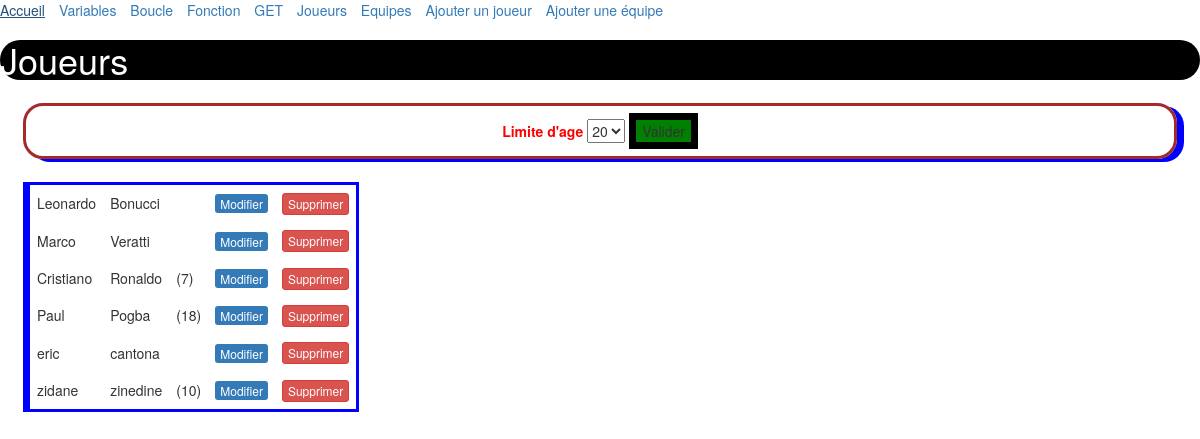
The app's page /_joueurs.php with its own data.
### tables this page shows
CREATE TABLE `joueur` (
  `id` int(11) NOT NULL,
  `nom` varchar(255) NOT NULL,
  `prenom` varchar(255) NOT NULL,
  `age` int(11) NOT NULL,
  `numeros_maillot` int(3) NOT NULL
);

### _joueurs.php (the view, shortened to what this page needs)
<?php
include 'includes/header.php';
include 'includes/menu.php';
$db = new PDO('mysql:host=localhost;dbname=formation-poec', 'root', '');
if (isset($ageLimit)){
	$query = $db->prepare('SELECT * FROM joueur WHERE age < '.$ageLimit);
}
else{
	$query = $db->prepare('SELECT * FROM joueur');
}
$query->execute();
?>
<h1>Joueurs</h1>
<div>
	<form>
		<label>Limite d'age</label>
		<select name="ageLimit">
			<option value='20'>20</option>
		</select>
		<input type="submit" value="Valider">
	</form>
</div>
<table>
<?php
while($joueur = $query->fetch()){
	$numeros=$joueur["numeros_maillot"];
	echo '<tr>';
	echo'<td>' . $joueur["prenom"] . ' ' . '  </td><td>'.' ' . $joueur["nom"] .'</td>';
	$condition = $numeros > 0 && $numeros < 1000;
	if ($condition) {
		echo'<td> ' . ' (' . $numeros . ')</td>';
	}
	else{
		echo'<td></td>';
	}
	echo '<td><a class="btn-primary btn-xs" href="updatePlayer.php?id='.$joueur["id"].'"> Modifier</a></td>';
	echo '<td><a class="btn btn-danger btn-xs" href="deletePlayer.php?id='.$joueur["id"].'"> Supprimer</a></td>';
	echo '</tr>';
}
?>
</table>
<?php include 'includes/footer.php'; ?>

### includes/header.php (shortened to what this page needs)
<!DOCTYPE html>
<html>
<head>
	<link rel="stylesheet" type="text/css" href="https://maxcdn.bootstrapcdn.com/bootstrap/3.3.7/css/bootstrap.min.css">
	<link rel="stylesheet" type="text/css" href="css/styles.css">
</head>
<body>

### includes/menu.php (shortened to what this page needs)
<?php
	$menus=[
			['href'=>'index.php', 'label' => 'Accueil'],
			['href'=>'variables.php', 'label' => 'Variables'],
			['href'=>'boucle.php', 'label' => 'Boucle'],
			['href'=>'fonction.php', 'label' => 'Fonction'],
			['href'=>'get.php?country=italie&sport=football', 'label' => 'GET'],
			['href'=>'joueurs.php', 'label' => 'Joueurs'],
			['href'=>'equipes.php', 'label' => 'Equipes'],
			['href'=>'addPlayer.php', 'label' => 'Ajouter un joueur'],
			['href'=>'addTeam.php', 'label' => 'Ajouter une équipe']
		];
?>
<nav>
	<ul class="list-inline">
		<?php foreach ($menus as $menu): ?>
			<li>
				<a href="<?php echo $menu['href']; ?>">
					<?php echo $menu['label']; ?>
				</a>
			</li>
		<?php endforeach ?>
	</ul>
</nav>

### includes/footer.php
</body>
</html>

### css/styles.css (style rules this page uses)
h1 { background:black; color:white; border-radius:30px; }
label { color:red; }
input { border:7px black solid; background: green; }
form { border:3px brown solid; margin: 23px; border-radius:20px; padding: 7px; text-align: center; box-shadow: 7px 3px blue; }
table { border: 3px blue solid; margin-left: 23px; border-collapse: collapse; border-left-width:7px; }
td { border: 20px; padding: 7px; }

### records on screen
joueur: prenom "Leonardo", nom "Bonucci"
joueur: prenom "Marco", nom "Veratti"
joueur: prenom "Cristiano", nom "Ronaldo", numeros_maillot "7"
joueur: prenom "Paul", nom "Pogba", numeros_maillot "18"
joueur: prenom "eric", nom "cantona"
joueur: prenom "zidane", nom "zinedine", numeros_maillot "10"

### other values on screen
$menu['label'] "Accueil"
$menu['label'] "Variables"
$menu['label'] "Boucle"
$menu['label'] "Fonction"
$menu['label'] "GET"
$menu['label'] "Joueurs"
$menu['label'] "Equipes"
$menu['label'] "Ajouter un joueur"
$menu['label'] "Ajouter une équipe"
